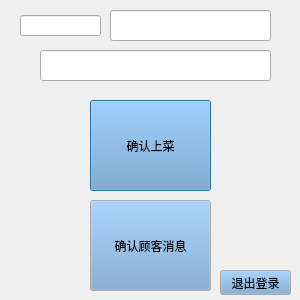
<?xml version="1.0" encoding="UTF-8"?>
<ui version="4.0">
 <class>Serverwindow</class>
 <widget class="QDialog" name="Serverwindow">
  <property name="geometry">
   <rect>
    <x>0</x>
    <y>0</y>
    <width>300</width>
    <height>300</height>
   </rect>
  </property>
  <property name="windowTitle">
   <string/>
  </property>
  <property name="styleSheet">
   <string notr="true">QDialog#Serverwindow{
background-image: url(:/images/mocha.jpg);
}</string>
  </property>
  <widget class="QPushButton" name="chefbtn">
   <property name="geometry">
    <rect>
     <x>90</x>
     <y>100</y>
     <width>121</width>
     <height>91</height>
    </rect>
   </property>
   <property name="palette">
    <palette>
     <active>
      <colorrole role="Button">
       <brush brushstyle="SolidPattern">
        <color alpha="255">
         <red>114</red>
         <green>159</green>
         <blue>207</blue>
        </color>
       </brush>
      </colorrole>
     </active>
     <inactive>
      <colorrole role="Button">
       <brush brushstyle="SolidPattern">
        <color alpha="255">
         <red>114</red>
         <green>159</green>
         <blue>207</blue>
        </color>
       </brush>
      </colorrole>
     </inactive>
     <disabled>
      <colorrole role="Button">
       <brush brushstyle="SolidPattern">
        <color alpha="255">
         <red>114</red>
         <green>159</green>
         <blue>207</blue>
        </color>
       </brush>
      </colorrole>
     </disabled>
    </palette>
   </property>
   <property name="styleSheet">
    <string notr="true">font: 75 14pt &quot;Ume Gothic O5&quot;;</string>
   </property>
   <property name="text">
    <string>确认上菜</string>
   </property>
  </widget>
  <widget class="QPushButton" name="servebtn">
   <property name="geometry">
    <rect>
     <x>90</x>
     <y>200</y>
     <width>121</width>
     <height>91</height>
    </rect>
   </property>
   <property name="palette">
    <palette>
     <active>
      <colorrole role="Button">
       <brush brushstyle="SolidPattern">
        <color alpha="255">
         <red>114</red>
         <green>159</green>
         <blue>207</blue>
        </color>
       </brush>
      </colorrole>
     </active>
     <inactive>
      <colorrole role="Button">
       <brush brushstyle="SolidPattern">
        <color alpha="255">
         <red>114</red>
         <green>159</green>
         <blue>207</blue>
        </color>
       </brush>
      </colorrole>
     </inactive>
     <disabled>
      <colorrole role="Button">
       <brush brushstyle="SolidPattern">
        <color alpha="255">
         <red>114</red>
         <green>159</green>
         <blue>207</blue>
        </color>
       </brush>
      </colorrole>
     </disabled>
    </palette>
   </property>
   <property name="styleSheet">
    <string notr="true">font: 75 14pt &quot;Ume Gothic O5&quot;;</string>
   </property>
   <property name="text">
    <string>确认顾客消息</string>
   </property>
  </widget>
  <widget class="QLineEdit" name="servelinedit">
   <property name="geometry">
    <rect>
     <x>110</x>
     <y>10</y>
     <width>161</width>
     <height>31</height>
    </rect>
   </property>
   <property name="palette">
    <palette>
     <active/>
     <inactive/>
     <disabled/>
    </palette>
   </property>
  </widget>
  <widget class="QLineEdit" name="cheflineedit">
   <property name="geometry">
    <rect>
     <x>40</x>
     <y>50</y>
     <width>231</width>
     <height>31</height>
    </rect>
   </property>
   <property name="palette">
    <palette>
     <active/>
     <inactive/>
     <disabled/>
    </palette>
   </property>
  </widget>
  <widget class="QPushButton" name="exitbtn">
   <property name="geometry">
    <rect>
     <x>220</x>
     <y>270</y>
     <width>71</width>
     <height>25</height>
    </rect>
   </property>
   <property name="palette">
    <palette>
     <active>
      <colorrole role="Button">
       <brush brushstyle="SolidPattern">
        <color alpha="255">
         <red>114</red>
         <green>159</green>
         <blue>207</blue>
        </color>
       </brush>
      </colorrole>
     </active>
     <inactive>
      <colorrole role="Button">
       <brush brushstyle="SolidPattern">
        <color alpha="255">
         <red>114</red>
         <green>159</green>
         <blue>207</blue>
        </color>
       </brush>
      </colorrole>
     </inactive>
     <disabled>
      <colorrole role="Button">
       <brush brushstyle="SolidPattern">
        <color alpha="255">
         <red>114</red>
         <green>159</green>
         <blue>207</blue>
        </color>
       </brush>
      </colorrole>
     </disabled>
    </palette>
   </property>
   <property name="text">
    <string>退出登录</string>
   </property>
  </widget>
  <widget class="QLineEdit" name="custmlineedit">
   <property name="geometry">
    <rect>
     <x>20</x>
     <y>15</y>
     <width>81</width>
     <height>21</height>
    </rect>
   </property>
   <property name="palette">
    <palette>
     <active/>
     <inactive/>
     <disabled/>
    </palette>
   </property>
  </widget>
 </widget>
 <resources/>
 <connections/>
</ui>
